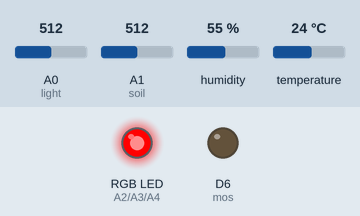
Bench run of a sketch on a simulated Arduino MKR. Parts: an RGB LED mixed from three pins (HIGH = lit), output pins drawn as LEDs (lit = HIGH). The inputs (shaded band) are chosen by the test bench; at power-on: A1 (soil) = 512, A0 (light) = 512, humidity 55 %, temperature 24 °C. WiFi joins after 1.5 s; servers stay silent unless stated; what the sketch prints to the serial monitor is not drawn.

Above: at 4.2 s.
4.3 s: A1 (soil) set to 767
At 4.9 s:
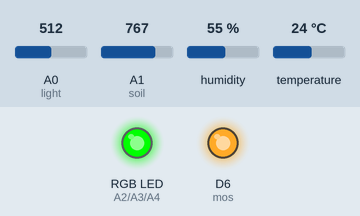
5.8 s: A1 (soil) set to 748
At 7.0 s:
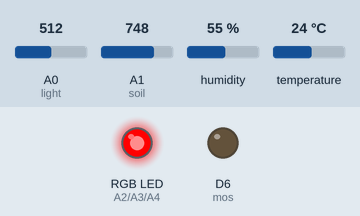
7.3 s: A1 (soil) set to 768
At 8.4 s:
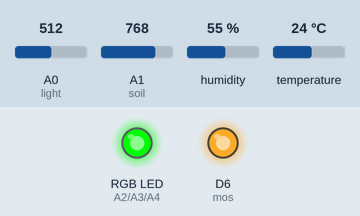
Timing chart, 0 to 10.3 s (numbered marks = the images above; inputs shaded):
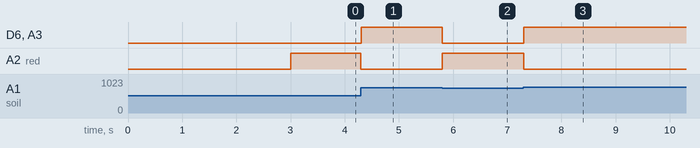

Measured:
- after the input at 4.3 s, D6 (mos), A3 (green): LOW → HIGH at once; A2 (red): HIGH → LOW at once
- after the input at 5.8 s, D6 (mos), A3 (green): HIGH → LOW at once; A2 (red): LOW → HIGH at once
- after the input at 7.3 s, D6 (mos), A3 (green): LOW → HIGH at once; A2 (red): HIGH → LOW at once

The sketch:

IoT_Automated_Watering_Plant.ino
```cpp
#include "arduino_secrets.h"
/*
  Sketch generated by the Arduino IoT Cloud Thing "IoT_Automated_Watering_Plant"
  https://create.arduino.cc/cloud/things/e3a9b9f8-dcae-4c99-9200-3921116d11ba

  Arduino IoT Cloud Variables description

  The following variables are automatically generated and updated when changes are made to the Thing

  String rgb;
  CloudSwitch power;
  int humidity;
  int ldr;
  int temp;

  Variables which are marked as READ/WRITE in the Cloud Thing will also have functions
  which are called when their values are changed from the Dashboard.
  These functions are generated with the Thing and added at the end of this sketch.
*/

#include "thingProperties.h"
#include <Wire.h>
#include <SPI.h>
#include <Adafruit_Sensor.h>
#include <Adafruit_BME280.h>

#define SEALEVELPRESSURE_HPA (1025.85)

Adafruit_BME280 bme;

#define light A0
#define soil A1
#define red A2
#define green A3
#define blue A4
#define mos 6
int stats = 0;


void setup() {
  // Initialize serial and wait for port to open:
  Serial.begin(9600);
  // This delay gives the chance to wait for a Serial Monitor without blocking if none is found
  delay(1500);

  unsigned status;

  status = bme.begin(0x76); //bme280 sensor

  // Defined in thingProperties.h
  initProperties();

  pinMode(light, INPUT); //defining all sensors connected to the MKR Wifi as an input
  pinMode(soil, INPUT);
  pinMode(red, OUTPUT);
  pinMode(green, OUTPUT);
  pinMode(blue, OUTPUT);
  pinMode(mos, OUTPUT);

  // Connect to Arduino IoT Cloud
  ArduinoCloud.begin(ArduinoIoTPreferredConnection);

  /*
     The following function allows you to obtain more information
     related to the state of network and IoT Cloud connection and errors
     the higher number the more granular information you’ll get.
     The default is 0 (only errors).
     Maximum is 4
 */
  setDebugMessageLevel(2);
  ArduinoCloud.printDebugInfo();
}

void loop() { //Constantly update the IoT Monitor Dashboard of these values to keep an eye on the plant
  ArduinoCloud.update();
  //constantly looping to check for all the values needed to run the system
  onHumidityChange();
  onTempChange();
  onRgbChange();
  onLdrChange();
  onPowerChange();


}

void onLdrChange() {
  // read the light values (bright [day] or not [night]) and display to the IoT Dashboard
  ldr = analogRead(light);
}


void onHumidityChange() {
  // read the humidity from the BME280 sensor and display to the IoT Dashboard
  humidity = bme.readHumidity();


}


void onRgbChange() {
  // reading the soil sensor and retireving the values to see if the soil needs water or not, also displays to the IoT Dashboard
  stats = analogRead(soil);
  Serial.println(stats);
  if (stats > 757) {
    analogWrite(red, 0);
    analogWrite(green, 255);
    analogWrite(blue, 0);
    rgb = "Water Needed";

  }
  else if (stats < 758) {
    analogWrite(red, 255);
    analogWrite(green, 0);
    analogWrite(blue, 0);
    rgb = "No water needed.";
  }
}


void onTempChange() {
  // read the temperature of the environment with the BME280 sensor and display to the IoT dashboard
  temp = bme.readTemperature();

}


void onPowerChange() {
  // referencing the "stats" variable when checking for the soil...if the soil needs water, turn on the motor, else otherwise
  if (stats > 758) {
    digitalWrite(mos, HIGH);
    power = HIGH;
  }
  else if (stats < 757) {
    digitalWrite(mos, LOW);
    power = LOW;
  }
}
```

arduino_secrets.h
```cpp
#define SECRET_SSID ""
#define SECRET_OPTIONAL_PASS ""
```

thingProperties.h
```cpp
// Code generated by Arduino IoT Cloud, DO NOT EDIT.

#include <ArduinoIoTCloud.h>
#include <Arduino_ConnectionHandler.h>

const char SSID[]     = SECRET_SSID;    // Network SSID (name)
const char PASS[]     = SECRET_OPTIONAL_PASS;    // Network password (use for WPA, or use as key for WEP)

void onRgbChange();
void onPowerChange();
void onHumidityChange();
void onLdrChange();
void onTempChange();

String rgb;
CloudSwitch power;
int humidity;
int ldr;
int temp;

void initProperties(){

  ArduinoCloud.addProperty(rgb, READWRITE, ON_CHANGE, onRgbChange);
  ArduinoCloud.addProperty(power, READWRITE, ON_CHANGE, onPowerChange);
  ArduinoCloud.addProperty(humidity, READWRITE, ON_CHANGE, onHumidityChange, 1000);
  ArduinoCloud.addProperty(ldr, READWRITE, ON_CHANGE, onLdrChange, 255);
  ArduinoCloud.addProperty(temp, READWRITE, ON_CHANGE, onTempChange, 1000);

}

WiFiConnectionHandler ArduinoIoTPreferredConnection(SSID, PASS);
```
